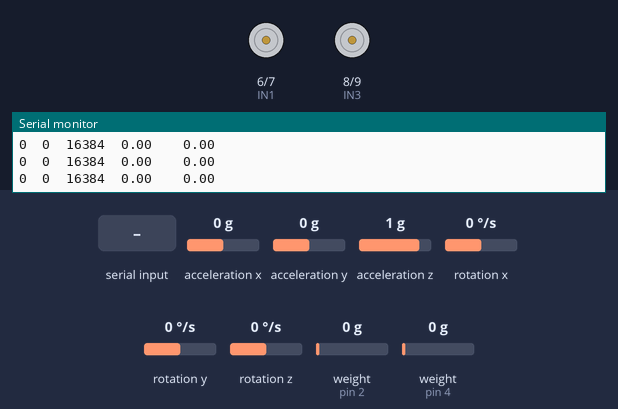
A sketch run on a simulated Arduino Uno, built with avr-gcc and run on an emulated ATmega328P. Shown: motor-driver pin pairs drawn as motors (green arrow = first pin HIGH = forward, orange = second pin HIGH = backward, longer = more drive, scaled by the enable pin), the last lines printed to the serial monitor. The test bench sets the inputs (shaded band); at power-on: weight on the scale (sensors on pin 2, pin 4) 0 g, acceleration x 0 g, acceleration y 0 g, acceleration z 1 g, rotation x 0 °/s, rotation y 0 °/s, rotation z 0 °/s.

Above: at 6.0 s.
6.1 s: weight on the scale (sensor on pin 2) set to 38 g
7.6 s: weight on the scale (sensor on pin 2) set to 43 g
At 7.85 s:
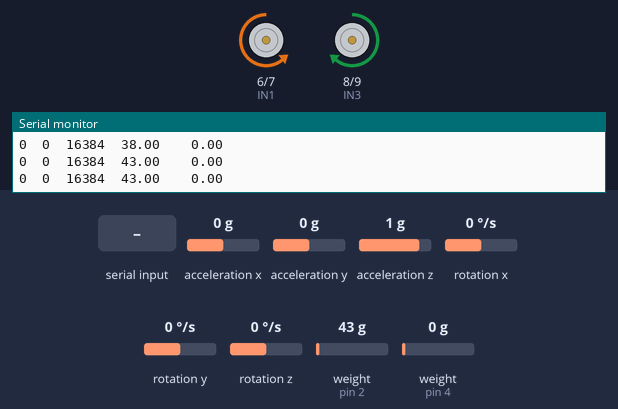
10.6 s: weight on the scale (sensor on pin 4) set to 23 g
13.6 s: weight on the scale (sensor on pin 4) set to 29 g
At 13.79 s:
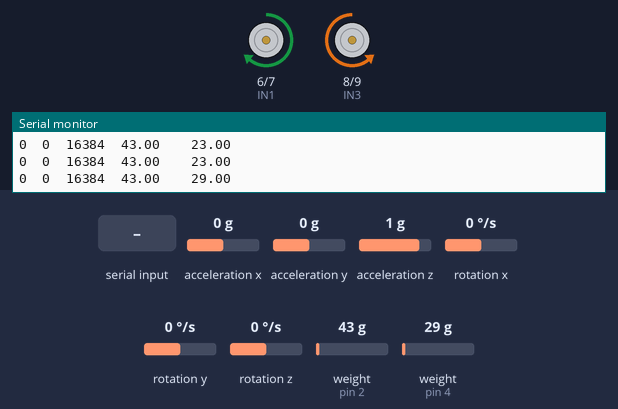
16.6 s: "t" received over Serial
At 17.7 s:
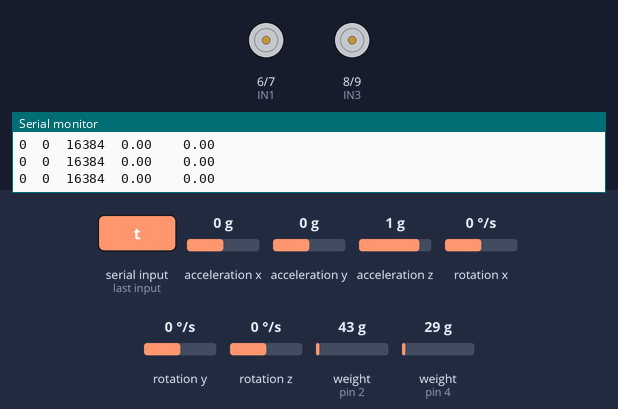
18.1 s: weight on the scale (sensor on pin 2) set to 78 g
19.6 s: weight on the scale (sensor on pin 2) set to 91 g
At 19.84 s:
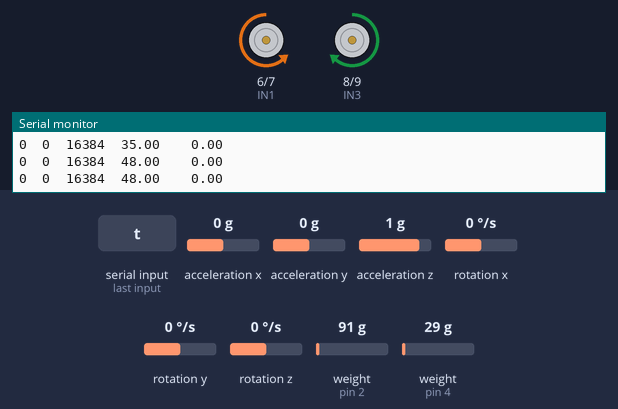
Timing chart, 0 to 23.6 s (numbered marks = the images above; inputs shaded):
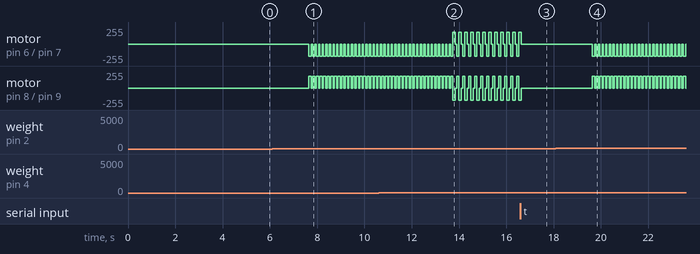

Measured:
- the behaviour switches between 40 and 41 g on weight on the scale (sensor on pin 2) (found by bisection; images 0 and 1)
- the behaviour switches between 25 and 26 g on weight on the scale (sensor on pin 4) (found by bisection; images 1 and 2)
- the behaviour switches between 83 and 84 g on weight on the scale (sensor on pin 2) (found by bisection; images 3 and 4)
- after the input at 7.6 s, motor on pin 6 (IN1) / pin 7 (IN2): alternates backward 180/255 for 0.10 s and stopped for 0.05 s, starting after 0.05 s; motor on pin 8 (IN3) / pin 9 (IN4): alternates forward 180/255 for 0.10 s and stopped for 0.05 s, starting after 0.05 s
- after the input at 16.6 s, motor on pin 6 (IN1) / pin 7 (IN2), motor on pin 8 (IN3) / pin 9 (IN4): goes on until 16.6 s, then stays stopped
- after the input at 19.6 s, motor on pin 6 (IN1) / pin 7 (IN2): alternates backward 180/255 for 0.10 s and stopped for 0.05 s, starting at once; motor on pin 8 (IN3) / pin 9 (IN4): alternates forward 180/255 for 0.10 s and stopped for 0.05 s, starting at once

The sketch:

test-code-1.ino.ino
```cpp
#include <Wire.h>
#include <MPU6050.h>
#include <HX711_ADC.h>
#if defined(ESP8266)|| defined(ESP32) || defined(AVR)
#include <EEPROM.h>
#endif

MPU6050 mpu;

// Pins for HX711
const int HX711_dout1 = 2;
const int HX711_sck1 = 3;
const int HX711_dout2 = 4;
const int HX711_sck2 = 5;

// Motor A connections
const int ENA = 10;
const int IN1 = 6;
const int IN2 = 7;

// Motor B connections
const int ENB = 11;
const int IN3 = 8;
const int IN4 = 9;

// HX711 instances
HX711_ADC LoadCell1(HX711_dout1, HX711_sck1);
HX711_ADC LoadCell2(HX711_dout2, HX711_sck2);

const int calVal_eepromAdress = 0;
unsigned long t = 0;

void setup() {
  Serial.begin(9600);
  Wire.begin();

  // Initialize MPU6050
  mpu.initialize();
  if (mpu.testConnection()) {
    Serial.println("MPU6050 connected successfully!");
  } else {
    Serial.println("MPU6050 connection failed!");
    while (1);
  }

  // Initialize Load Cells
  LoadCell1.begin();
  LoadCell2.begin();

  float calibrationValue = 696.0;
  EEPROM.get(calVal_eepromAdress, calibrationValue);

  LoadCell1.start(2000, true);
  LoadCell2.start(2000, true);

  LoadCell1.setCalFactor(calibrationValue);
  LoadCell2.setCalFactor(calibrationValue);

  // Motor setup
  pinMode(ENA, OUTPUT);
  pinMode(IN1, OUTPUT);
  pinMode(IN2, OUTPUT);
  pinMode(ENB, OUTPUT);
  pinMode(IN3, OUTPUT);
  pinMode(IN4, OUTPUT);

  Serial.println("Startup is complete");
}

void loop() {
  // MPU6050 readings
  int16_t ax, ay, az;
  mpu.getAcceleration(&ax, &ay, &az);

  // Only values for Serial Plotter


  // Load Cell readings
  if (LoadCell1.update() && LoadCell2.update()) {
    float value1 = LoadCell1.getData();
    float value2 = LoadCell2.getData();

    Serial.print(ax); Serial.print("\t");
    Serial.print(ay); Serial.print("\t");
    Serial.print(az); Serial.print("\t");

    // Serial.print("Load_cell1 output: ");
    Serial.print(value1);
    Serial.print("\t	");
    // Serial.print("Load_cell2 output: ");
    Serial.println(value2);

    // Motor control
    controlMotor(value1, value2);
  }

  if (Serial.available() > 0) {
    char inByte = Serial.read();
    if (inByte == 't') {
      LoadCell1.tareNoDelay();
      LoadCell2.tareNoDelay();
    }
  }

  if (LoadCell1.getTareStatus() && LoadCell2.getTareStatus()) {
    Serial.println("Tare complete");
  }

  delay(50);
}

void controlMotor(float value1, float value2) {
  if (value1 > 40) {
      digitalWrite(IN1, LOW);
      digitalWrite(IN2, HIGH);
      digitalWrite(IN3, HIGH);
      digitalWrite(IN4, LOW);
      analogWrite(ENA, 180);
      analogWrite(ENB, 180);
      delay(100);

      digitalWrite(IN1, LOW);
      digitalWrite(IN2, LOW);
      digitalWrite(IN3, LOW);
      digitalWrite(IN4, LOW);
      analogWrite(ENA, 0);
      analogWrite(ENB, 0);
    } else {
      digitalWrite(IN1, LOW);
      digitalWrite(IN2, LOW);
      digitalWrite(IN3, LOW);
      digitalWrite(IN4, LOW);
      analogWrite(ENA, 0);
      analogWrite(ENB, 0);
    }

    if (value2 > 25) {

      digitalWrite(IN1, HIGH);
      digitalWrite(IN2, LOW);
      digitalWrite(IN3, LOW);
      digitalWrite(IN4, HIGH);
      analogWrite(ENA, 180);
      analogWrite(ENB, 180);
      delay(100);

      digitalWrite(IN1, LOW);
      digitalWrite(IN2, LOW);
      digitalWrite(IN3, LOW);
      digitalWrite(IN4, LOW);
      analogWrite(ENA, 0);
      analogWrite(ENB, 0);
    } else {
      digitalWrite(IN1, LOW);
      digitalWrite(IN2, LOW);
      digitalWrite(IN3, LOW);
      digitalWrite(IN4, LOW);
      analogWrite(ENA, 0);
      analogWrite(ENB, 0);
    }
}
```
